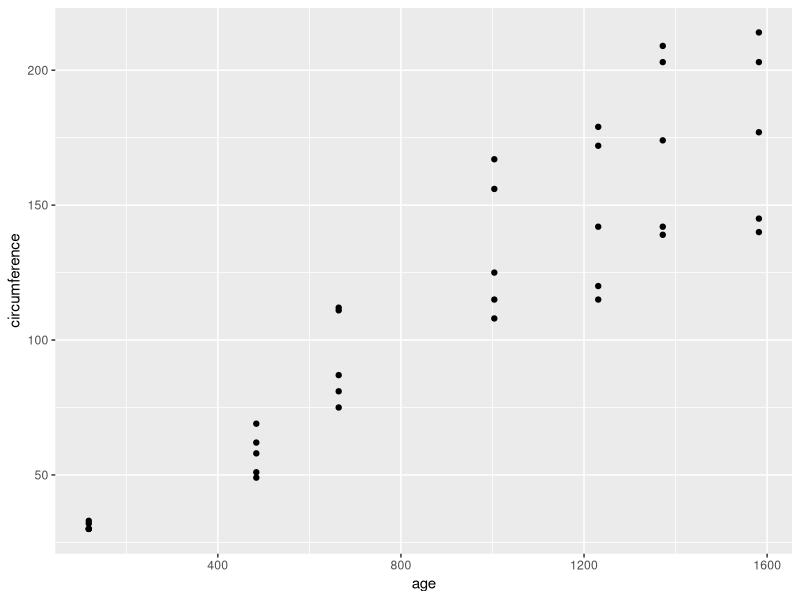
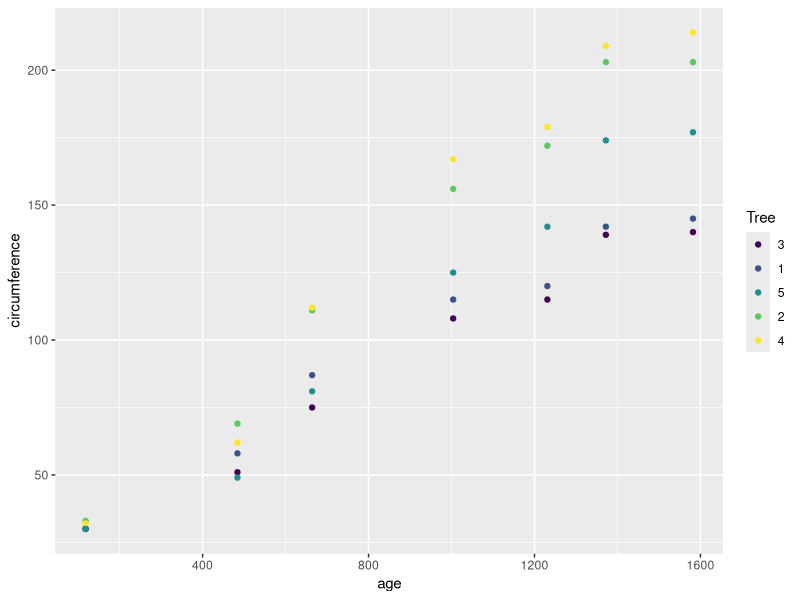
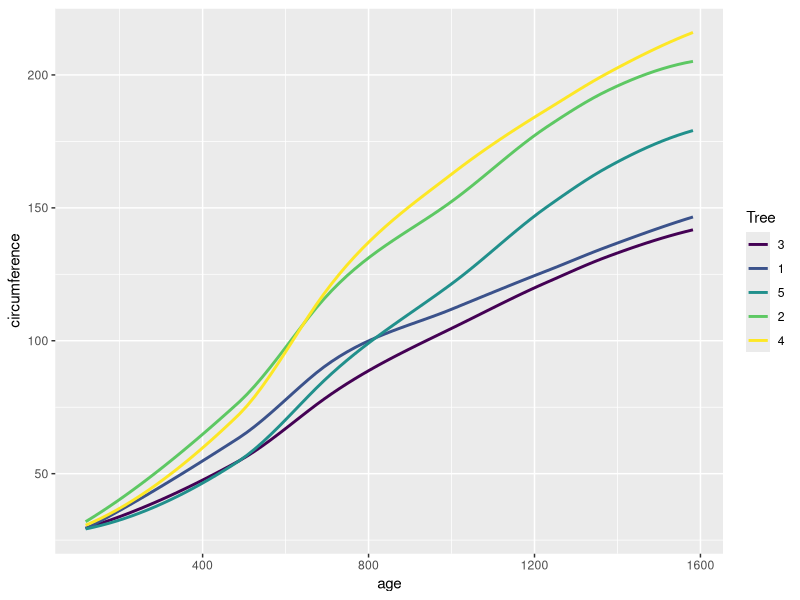

Generate these figures, in order, with R:
## ---- chunk 1
require(ggplot2)
## ---- chunk 2
str(Orange)
## ---- chunk 3
qplot(age,circumference, data=Orange, geom="point")
## ---- chunk 4
qplot(data=Orange, x=age, y=circumference, geom="point", color=Tree)
## ---- chunk 5
qplot(data=Orange, x=age, y=circumference, geom="smooth", color=Tree, se=FALSE)
